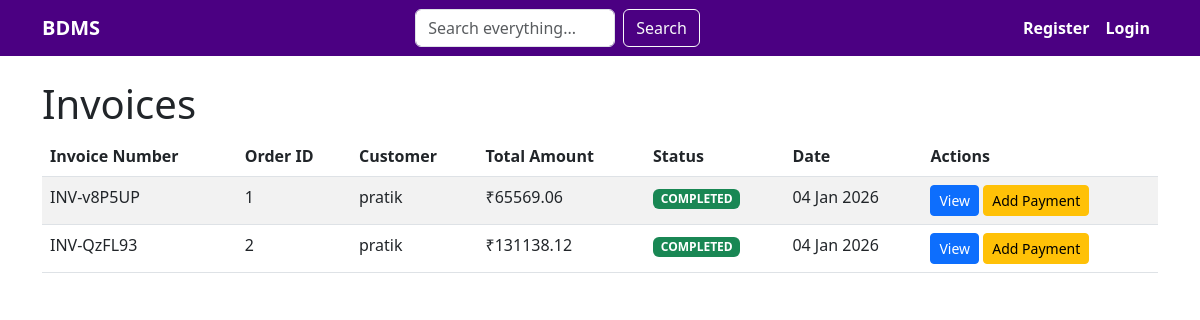
Screenshot of /billings/ with the database file from the repository.
### billings/models.py (models this page shows, shortened)
class Invoice(models.Model):
    order = models.OneToOneField(order,on_delete=models.CASCADE)
    invoice_number = models.CharField(max_length=30,unique=True)
    gst_percent = models.DecimalField(max_digits=5,decimal_places=2,default=18)
    gst_amount = models.DecimalField(max_digits=10,decimal_places=2)
    total_amount = models.DecimalField(max_digits=10,decimal_places=2)
    created_at = models.DateTimeField(auto_now_add=True)

### orders/models.py (models this page shows, shortened)
class order(models.Model):
    STATUS_CHOICES =(
        ('PENDING','pending'),
        ('COMPLETED','completed'),
        ('CANCELLED','cancelled'),
    )
    custmer = models.ForeignKey(custmer,on_delete=models.CASCADE)
    created_by = models.ForeignKey(User,on_delete=models.SET_NULL,null=True)
    status = models.CharField(max_length=20,choices=STATUS_CHOICES,default='PENDING')
    total_amount = models.DecimalField(max_digits=10,decimal_places=2,default=0)
    created_at = models.DateTimeField(auto_now_add=True)

### custmers/models.py (models this page shows, shortened)
class custmer(models.Model):
    name=models.CharField(max_length=100)
    email=models.EmailField(unique=True)
    phone=models.CharField(max_length=10)
    gst_number=models.CharField(max_length=20,blank=True,null=True)
    address=models.TextField(blank=True)
    is_active=models.BooleanField(default=True)
    created_at=models.DateField(auto_now_add=True)

### billings/views.py (the view)
# urls.py: path('', views.invoice_list, name='invoice_list'),
def invoice_list(request):
    invoices = Invoice.objects.all().order_by('-created_at')
    return render(request, 'billings/invoice_list.html', {'invoices': invoices})

### billings/templates/billings/invoice_list.html (shortened to what this page needs)
<!DOCTYPE html>
<html lang="en">
<head>
    <link href="https://cdn.jsdelivr.net/npm/bootstrap@5.3.0/dist/css/bootstrap.min.css" rel="stylesheet">
    <link rel="stylesheet" href="https://cdn.jsdelivr.net/npm/bootstrap-icons@1.10.0/font/bootstrap-icons.css">
</head>
<body>
    <nav class="navbar navbar-expand-lg navbar-dark">
        <div class="container">
            <a class="navbar-brand fw-bold text-white" href="/">BDMS</a>
            <div class="collapse navbar-collapse" id="navbarNav">
                <form class="d-flex me-3" method="get" action="/search/">
                    <input class="form-control me-2" type="search" name="q" placeholder="Search everything..." aria-label="Search" style="width: 200px;">
                    <button class="btn btn-outline-light" type="submit">Search</button>
                </form>
                <ul class="navbar-nav ms-auto">
                    {% if user.is_authenticated %}
                    <li class="nav-item">
                        <a class="nav-link fw-bold text-white" href="/accounts/profile/" title="{{ user.username }}"><i class="bi bi-person-circle"></i></a>
                    </li>
                    <li class="nav-item">
                        <a class="nav-link fw-bold text-white" href="/accounts/logout/">Logout</a>
                    </li>
                    {% else %}
                    <li class="nav-item">
                        <a class="nav-link fw-bold text-white" href="/accounts/register/">Register</a>
                    </li>
                    <li class="nav-item">
                        <a class="nav-link fw-bold text-white" href="/accounts/login/">Login</a>
                    </li>
                    {% endif %}
                </ul>
            </div>
        </div>
    </nav>
    <div class="container mt-4">
        <h1>Invoices</h1>
        <table class="table table-striped">
            <thead>
                <tr>
                    <th>Invoice Number</th>
                    <th>Order ID</th>
                    <th>Customer</th>
                    <th>Total Amount</th>
                    <th>Status</th>
                    <th>Date</th>
                    <th>Actions</th>
                </tr>
            </thead>
            <tbody>
                {% for invoice in invoices %}
                <tr>
                    <td>{{ invoice.invoice_number }}</td>
                    <td>{{ invoice.order.id }}</td>
                    <td>{{ invoice.order.custmer.name }}</td>
                    <td>₹{{ invoice.total_amount|floatformat:2 }}</td>
                    <td>
                        <span class="badge bg-success">{{ invoice.order.status }}</span>
                    </td>
                    <td>{{ invoice.created_at|date:"d M Y" }}</td>
                    <td>
                        <a href="{% url 'invoice_detail' invoice.pk %}" class="btn btn-sm btn-primary">View</a>
                        <a href="{% url 'add_payment' invoice.id %}" class="btn btn-sm btn-warning">Add Payment</a>
                    </td>
                </tr>
                {% empty %}
                <tr>
                    <td colspan="7" class="text-center">No invoices found.</td>
                </tr>
                {% endfor %}
            </tbody>
        </table>
    </div>
</body>
</html>

### billings/templates/billings/invoice_list.html (style rules this page uses)
.navbar { background-color: #4B0082 !important; }

### rows the page displays
Invoice: invoice_number "INV-v8P5UP", order.id "1", order.custmer.name "pratik", total_amount "65569.06", order.status "COMPLETED", created_at "04 Jan 2026"
Invoice: invoice_number "INV-QzFL93", order.id "2", order.custmer.name "pratik", total_amount "131138.12", order.status "COMPLETED", created_at "04 Jan 2026"
